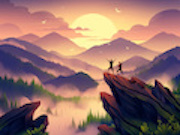
#> input picture images/landscape.jpg, 180 x 135 px
$ jupyter execute --allow-errors kmeans.ipynb   (shell and % lines are left out)
#> lines starting #> are read from the running program, lines starting #| are printed output that depends on the picture
## Overview

The problem of *clustering* comes up often in machine learaning, where we want to assign a category or group to a set of data points that are similar.  If we imagine the $xy$ plane, with points scattered around, it might be easy to visually group these points into a number of clusters based on proximity; points that are close to each other are assigned the same cluster.  Similar, in 3D space, points -- or in this case, vectors -- that are close to each other should belong together.

While our eyes can cluster points in 2D or even 3D space with relative ease, what happens when we have a large number of points, say, a few million, or if the "points" we are working with are really $p$-dimensional vectors?  We need an algorithm that can efficiently cluster points for us, regardless of scale or dimension.

The **k-means algorithm** is one solution to the clustering problem: Given $n$ $p$-dimensional vectors, assign each vector to one of $k$ clusters based on Euclidean distance.  Each cluster has a *centroid*, which is simply the mean vector of that cluster.  The procedure is as follows:
  1. Randomly choose $k$ centroids from $n$ vectors.
  2. For each remaining vector $x_i$, compute the distance from $x_i$ to *each* of the centroids.  The cluster corresponding to the centroid closest to $x_i$ is the assigned cluster for $x_i$.
  3. For each cluster, recompute its centroid (we've added and removed vectors in Step 2).
  4. Repeat Steps 2 and 3 until centroids are no longer changing within a desired tolerance level.

The k-means algorithm does not guarantee a global optimum as clustering is an [NP-Hard problem](https://en.wikipedia.org/wiki/K-means_clustering).  However, an improved algorithm, **k-means++**, helps k-means converge faster and, in some cases, produces a more optimal clustering, by intelligently choosing the initial centroids.  Loosely speaking, the idea is to randomly choose one initial centroid, and choose the $k-1$ remaining centroids to be as far away from each other as possibe.

---

**Note**: Because this was an academic project, I've hidden my kmeans algorithm code. It is available upon request.

## Visualizing k-means clustering

Let's start by clustering points on a 2-D surface.  We plot variables $x_1$ and $x_2$ and run *k-means* until a tolerance level of 0.01.  This means that we iterate through the algorithm until the distance between corresponding centroids from the previous and current iteration is less than 0.01.

[cell 1]
from matplotlib import pyplot as plt
import numpy as np
import pandas as pd
from sklearn.datasets import make_blobs, load_wine
from sklearn.metrics import confusion_matrix, f1_score
from sklearn.ensemble import RandomForestClassifier
from sklearn.model_selection import train_test_split
from PIL import Image

[cell 2]
def plot_clusters(points, centroids, clusters, axis=None, title=None, x_title=None, y_title=None):
    for cluster in clusters:
        coords = points[cluster]
        x = coords[:, 0]
        y = coords[:, 1] if coords.shape[1] == 2 else [0 for _ in range(len(coords))]
        if axis is None:
            plt.scatter(x, y, marker='o', alpha=0.33)
            plt.xlabel(x_title)
            plt.ylabel(y_title)
        else:
            axis.scatter(x, y, marker='o', alpha=0.33)
            axis.set(xlabel=x_title, ylabel=y_title, title=title)
    for cent in centroids:
        x = cent[0]
        y = cent[1] if len(cent) == 2 else 0
        if axis is None:
            plt.scatter(x, y, s=50, c='black', marker='x')
        else:
            axis.scatter(x, y, s=50, c='black', marker='x')

[cell 3]
np.random.seed(1)
points, _ = make_blobs(n_samples=500, random_state=1, centers=3, cluster_std=2.2)

fig, (ax1, ax2, ax3, ax4) = plt.subplots(1, 4, figsize=(6, 3))
ax1.scatter(points[:, 0], points[:, 1], alpha=0.5, c='grey')
ax1.set(xlabel='x1', ylabel='x2', title='Unclustered points')
plt.subplots_adjust(right=2.3)

#> (the rest of this cell did not finish here and is left out)

By inspection, the randomized, unclustered points are separated into two distinct clusters.  We see that this is indeed the case when we run *k-means* with $k$ = 2 clusters.  With a tolerance of 0.01, the algorithm easily finds these two clusters (it also helps that we're using *k-means++* to initialize our centroids).  When we increase the number of clusters to 3, we see that the larger cluster on the bottom left is further separated into two clusters.  This is likely due to the fact that it is "elongated" compared to other cluster; naturally, *k-means* would place two centroids in that area.  As we  increase the number of clusters to 7, *k-means* has no choice but to further partition these points into smaller clusters.  We see that the top-right clusters are divided fairly evenly, with roughly 1/3 of the points in each cluster.

---

## Practical applications

The *k-means* algorithm has a wide variety of real-world applications.  For the most part, it's extremely helpful for grouping data points by similarity.

### Binning student exam scores

We can use _k-means_ to cluster points in 1-D space, on a number line.  Below is a toy example of students' exam scores.  Clustering such scores -- especially if the number of samples is large -- could be useful for instructors to quickly bin students by similar scores.

[cell 4]
grades = [92.65, 93.87, 74.06, 86.94, 92.26, 94.46, 92.94, 80.65, 92.86, 85.94,
          91.79, 95.23, 85.37, 87.85, 87.71, 93.03, 84.92, 86.02, 75.00, 74.23, 78.98]

[cell 5]
fig, (ax1, ax2) = plt.subplots(1, 2, figsize=(14, 1.2))
ax1.scatter(grades, [0 for _ in range(len(grades))], c='grey', alpha=0.7)
ax1.set(xlabel='Grade', title='Student grade distribution')
ax1.set_ylim(-0.05, 0.05)
ax1.set_yticks([0 for _ in range(len(grades))], '')

k = 4
#> (the rest of this cell did not finish here and is left out)

### Wine classification

#### Two features

For example, we can try to classify wine types using different sets of features.  Here we use scikit-learn's _wine_ dataset, whose features range from visual aspects such as color intensity, to chemical composition, such as magnesium content.  The target is the wine type, one of {0, 1, 2}.

[cell 6]
wine = load_wine()
features = pd.DataFrame(wine.data, columns=wine.feature_names)
target = pd.DataFrame(wine.target, columns=['type'])
wine_df = pd.concat([features, target], axis=1)
wine_df.groupby('type').head(1).reset_index().drop(columns=['index'])

[cell 7]
points = wine_df[['alcohol', 'color_intensity']].values
target = wine_df['type'].values

fig, (ax1, ax2) = plt.subplots(1, 2, figsize=(7, 3.5))
plt.subplots_adjust(right=1.3)

sc = ax1.scatter(points[:, 0], points[:, 1], c=target, alpha=0.6)
ax1.set(xlabel='Alcohol', ylabel='Color intensity', title='Wine types by alcohol level and color intensity')
legend1 = ax1.legend(*sc.legend_elements(), loc="best", title="Type")
ax1.add_artist(legend1)

k = 3
#> (the rest of this cell did not finish here and is left out)

The plot on the left shows the actual wine types in with respect to alcohol level and color intensity.  We try to simulate this grouping by applying _k-means_ with 3 clusters.  Overall, we see a relatively accurate result for Type 1; however, _k-means_ is unable to accurately distinguish between Types 0 and 2 due to overlapping points.  It appears that color intensity and alcohol level are not enough to separate wine types spatially, so _k-means_ isn't able to separate those points.  Instead, we see a very clear boundary between the predicted types 0 and 2.

#### All features

Though it's easier to visualize _k-means_ clustering with two features, we can likely achieve better accuracy by using all features in the dataset.  Now, the entire row of the data frame is a point in $p$-dimensional space, where $p$ is 13.

[cell 8]
target = wine_df['type'].values
points = wine_df.drop(columns=['type']).values
k = 3
#> (the rest of this cell did not finish here and is left out)

[cell 9]
wine_df_with_preds = wine_df.copy()
#> (the rest of this cell did not finish here and is left out)

By treating the mode of the _actual_ wine type as the predicted type for each cluster, we can assess how well _k-means_ was able to classify the wines into their three types:

#> (a cell that did not finish here is left out)

#> (a cell that did not finish here is left out)

#> (a cell that did not finish here is left out)

According to the confusion matrix, wine type 0 was most accurately classified, while type 2 was least accurately classified.  The weighted F1 score is 0.714.

#### Compare to RandomForest

How well, in terms of accuracy and weighted F1 score, does _k-means_ perform compared to more common machine learning algorithms such as RandomForest?

[cell 13]
rf = RandomForestClassifier(min_samples_leaf=5, n_estimators=200)
X_train, X_test, y_train, y_test = train_test_split(points, target, test_size=0.3)
rf.fit(X_train, y_train)
pred = rf.predict(X_test)

confusion_matrix(y_test, pred)

[cell 14]
f1_score(y_test, pred, average='weighted')

It appears that RandomForest is the clear winner, most likely because it picks up on nuances in the dataset that _k-means_ cannot.

### Image compression

One interesting and relevant _k-means_ applications is image compression, in which the total number of colors in an image are reduced to $k$ colors.  Here, the concept of forming clusters around centroids is the same as before, but the actual clusters formed are harder to visualize in that sense.  The method is as follows:
  1. For an $m \times n$ image, where $m$ and $n$ are the height and width of the image, respectively, create an $mn \times 1$ vector.  The vector elements (in a grayscale image these are values from 0 to 255) are then the points to be clustered.
  2. Run _k-means_ on these points, and record the centroid values.
  3. Assign each original color value to the closest centroid such that the entire image now consists of only $k$ colors.
  4. Convert the $mn \times 1$ vector back into a matrix to reconstruct the compressed image.

#### Example: Landscape cartoon

[cell 15]
img = Image.open("images/landscape.jpg")
#> img is the input picture: PIL image 180x135 RGB; mean R, G, B 147.5, 111.4, 106.1
img = img.convert(mode = "L")
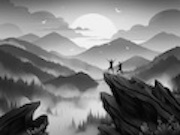
#> img: PIL image 180x135 L; min 0, max 246, mean 121.6
points = np.array(img).astype(float)
h, w = points.shape
#> h = 135; w = 180
points = points.reshape(-1, 1)
k = 5
#> (the rest of this cell did not finish here and is left out)
